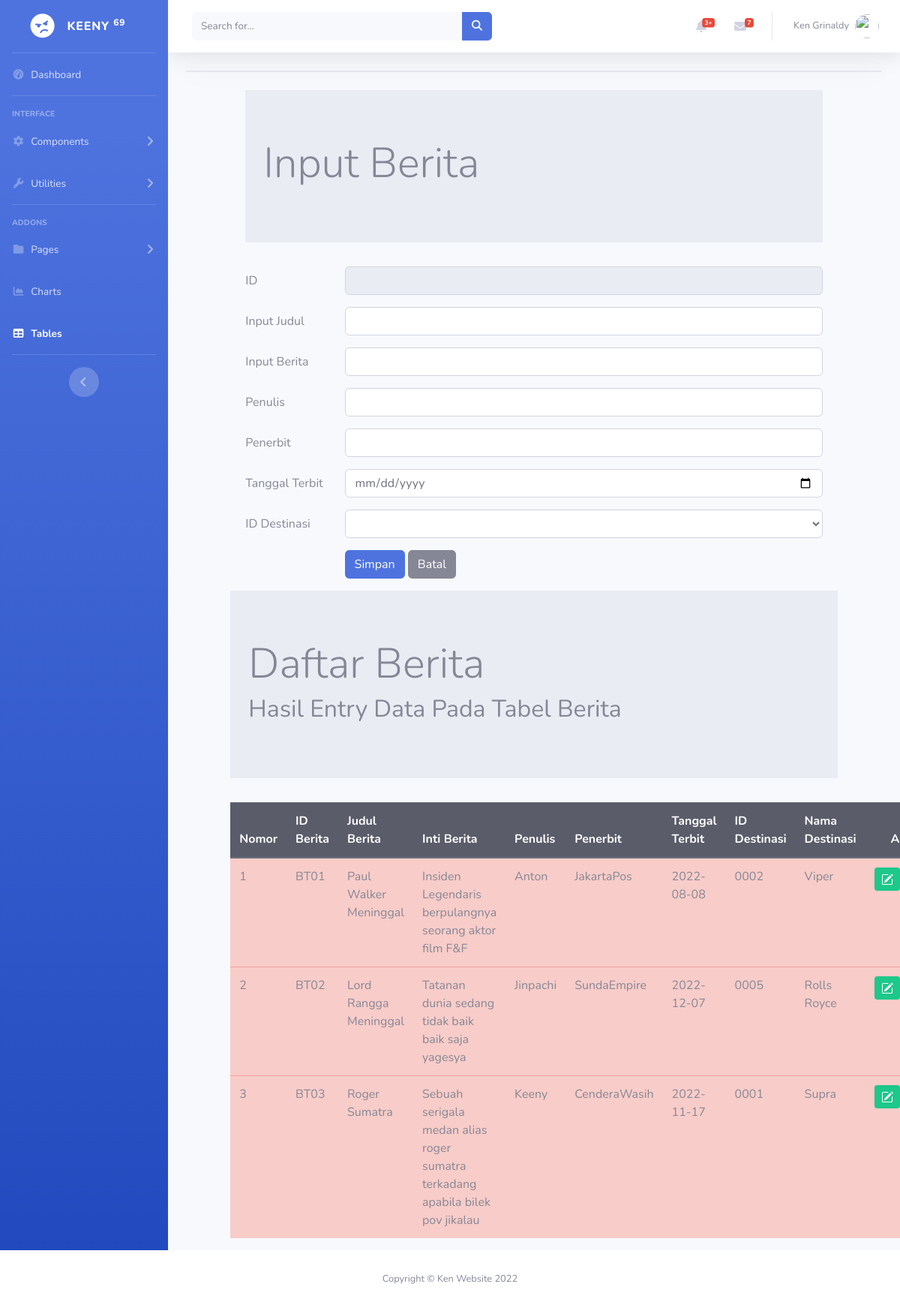
Screenshot of /beritaedit.php (signed in) with the database file from the repository.
### tables this page shows
CREATE TABLE `berita` (
  `beritaID` char(4) NOT NULL,
  `beritajudul` varchar(60) NOT NULL,
  `beritainti` varchar(1000) NOT NULL,
  `penulis` char(50) NOT NULL,
  `penerbit` varchar(30) NOT NULL,
  `tanggalterbit` date NOT NULL,
  `destinasiID` char(4) NOT NULL
);

CREATE TABLE `destinasi` (
  `destinasiID` varchar(5) NOT NULL,
  `destinasinama` varchar(35) NOT NULL,
  `destinasialamat` varchar(255) NOT NULL,
  `kategoriID` varchar(4) NOT NULL,
  `areaID` varchar(4) NOT NULL
);

### beritaedit.php (the view, shortened to what this page needs)
<!DOCTYPE html>
<html lang="en">
<head>
    <link rel="stylesheet" type="text/css" href="https://cdnjs.cloudflare.com/ajax/libs/select2/4.0.3/css/select2.min.css">
    <link rel="stylesheet" type="text/css" href="css/bootstrap.min.css">
</head>
<?php include "header.php";?>
<div class="container-fluid">
<div class="card shadow mb-4">
<?php
    include "includes/config.php";
    $datadestinasi = mysqli_query($connection, "select * from destinasi");
	$beritakode = $_GET["ubah"];
    $editfoto = mysqli_query($connection, "SELECT * FROM berita
                WHERE beritaID = '$beritakode' ");
    $rowedit = mysqli_fetch_array($editfoto);
?>
<body>
</div>
    <div class="row">
            <div class="col-sm-1">
            </div>
            <div class="col-sm-10">
            <div class="jumbotron jumbotron-fluid">
                <div class="container">
                    <h1 class="display-4">Input Berita</h1>
                </div>
            </div>
            <form method="POST">
                <div class="form-group row">
                    <label for="kodeberita" class="col-sm-2 col-form-label">ID</label>
                    <div class="col-sm-10">
                    <input type="text" class="form-control" id="kodeberita" name="inputkode"
                    value="<?php echo $rowedit["beritaID"]?>" readonly>
                    </div>
                </div>
                <div class="form-group row">
                    <label for="judulberita" class="col-sm-2 col-form-label">Input Judul</label>
                    <div class="col-sm-10">
                    <input type="text" class="form-control" id="judulberita" name="inputjudul"
                    value="<?php echo $rowedit["beritajudul"]?>">
                    </div>
                </div>
                <div class="form-group row">
                    <label for="inti" class="col-sm-2 col-form-label">Input Berita</label>
                    <div class="col-sm-10">
                    <input type="text" class="form-control" id="inti" name="inputinti"
                    value="<?php echo $rowedit["beritainti"]?>">
                    </div>
                </div>
                <div class="form-group row">
                    <label for="penulis" class="col-sm-2 col-form-label">Penulis</label>
                    <div class="col-sm-10">
                    <input type="text" class="form-control" id="penulis" name="inputpenulis"
                    value="<?php echo $rowedit["penulis"]?>">
                    </div>
                </div>
                <div class="form-group row">
                    <label for="penerbit" class="col-sm-2 col-form-label">Penerbit</label>
                    <div class="col-sm-10">
                    <input type="text" class="form-control" id="penerbit" name="inputpenerbit"
                    value="<?php echo $rowedit["penerbit"]?>">
                    </div>
                </div>
                <div class="form-group row">
                    <label for="tanggal" class="col-sm-2 col-form-label">Tanggal Terbit</label>
                    <div class="col-sm-10">
                    <input type="date" class="form-control" id="tanggal" name="inputtanggal"
                    value="<?php echo $rowedit["tanggalterbit"]?>">
                    </div>
                </div>
                <div class="form-group row">
                    <label for="destinasi" class="col-sm-2 col-form-label">ID Destinasi</label>
                    <div class="col-sm-10">
                    <select class="form-control" id ="kodedestinasi" name ="kodedestinasi">
                    <option value="<?php echo $rowedit['destinasiID']?>">
                        <?php
                            while ($row = mysqli_fetch_array($datadestinasi)) {
                        ?>
                        <option value="<?php echo $row["destinasiID"]?>">
                            <?php echo $row["destinasiID"]?>
                        </option>
                        <?php } ?>
                    </select>
                    </div>
                </div>
                <div class="form-group row">
                    <div class="col-sm-2">
                    </div>
                    <div class="col-sm-10">
                    <input type="submit" class="btn btn-primary" value="Simpan"
                    name="Simpan">
                    <input type="reset" class="btn btn-secondary"
                    value="Batal" name="Batal">
                    </div>
                </div>
            </form>
        </div>
        <div class="col-sm-1">
        </div>
    </div>
</div>
<div class="row">
        <div class="col-sm-1"></div>
        <div class="col-sm-10">
            <div class="jumbotron jumbotron-fluid">
                <div class="container">
                    <h1 class="display-4">Daftar Berita</h1>
                    <h2>Hasil Entry Data Pada Tabel Berita</h2>
                </div>
            </div>
            <table class="table table-hover table-danger">
            <thead class="thead-dark">
                <tr>
                    <th>Nomor</th>
                    <th>ID Berita</th>
                    <th>Judul Berita</th>
                    <th>Inti Berita</th>
                    <th>Penulis</th>
                    <th>Penerbit</th>
                    <th>Tanggal Terbit</th>
                    <th>ID Destinasi</th>
                    <th>Nama Destinasi</th>
                    <th colspan="2" style="text-align: center">Action</th>
                </tr>
            </thead>
            <tbody>
            <?php
            if(isset($_POST["kirim"])){
                $search = $_POST['search'];
                $query = mysqli_query($connection, "select berita.*, destinasi.destinasiID, destinasi.destinasiNama from destinasi, berita
                where beritajudul like '%".$search."%'
                and berita.destinasiID = destinasi.destinasiID");
            }
            else{
                $query = mysqli_query($connection, "select berita.*, destinasi.destinasiID, destinasi.destinasiNama from destinasi, berita
                where berita.destinasiID = destinasi.destinasiID");
            }
                $nomor = 1;
                while ($row = mysqli_fetch_array($query)){
            ?>
                <tr>
                        <td><?php echo $nomor;?></td>
                        <td><?php echo $row['beritaID'];?></td>
                        <td><?php echo $row['beritajudul'];?></td>
                        <td><?php echo $row['beritainti'];?></td>
                        <td><?php echo $row['penulis'];?></td>
                        <td><?php echo $row['penerbit'];?></td>
                        <td><?php echo $row['tanggalterbit'];?></td>
                        <td><?php echo $row['destinasiID'];?></td>
                        <td><?php echo $row['destinasiNama'];?></td>
                            <td>
                                <a href="beritaedit.php?ubah=<?php echo $row['beritaID']?>"
                                    class="btn btn-success btn-sm" title="EDIT">
                                </a>
                            </td>
                    </tr>
            <?php   $nomor++;}
            ?>
            </tbody>
        </table>
    </div>
    <div class="col-sm-1"></div>
</div>
</body>
<?php include "footer.php"; ?>
</html>

### rows the page displays
berita: beritaID "BT01", beritajudul "Paul Walker Meninggal", beritainti "Insiden Legendaris berpulangnya seorang aktor film F&F", penulis "Anton", penerbit "JakartaPos", tanggalterbit "2022-08-08", destinasiID.destinasiID "0002", destinasiID.destinasinama "Viper"
berita: beritaID "BT02", beritajudul "Lord Rangga Meninggal", beritainti "Tatanan dunia sedang tidak baik baik saja yagesya", penulis "Jinpachi", penerbit "SundaEmpire", tanggalterbit "2022-12-07", destinasiID.destinasiID "0005", destinasiID.destinasinama "Rolls Royce"
berita: beritaID "BT03", beritajudul "Roger Sumatra", beritainti "Sebuah serigala medan alias roger sumatra terkadang apabila bilek pov jikalau", penulis "Keeny", penerbit "CenderaWasih", tanggalterbit "2022-11-17", destinasiID.destinasiID "0001", destinasiID.destinasinama "Supra"
